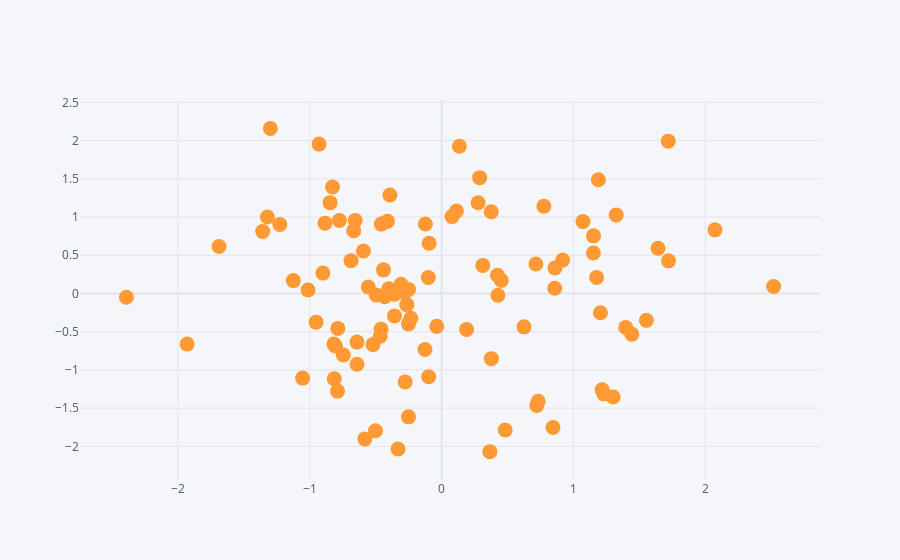

Source (notebook cell):
### Markdown cell above
## Scatter

### Code cell
df.iplot(kind='scatter', x='A', y='B', mode='markers', size=15)
